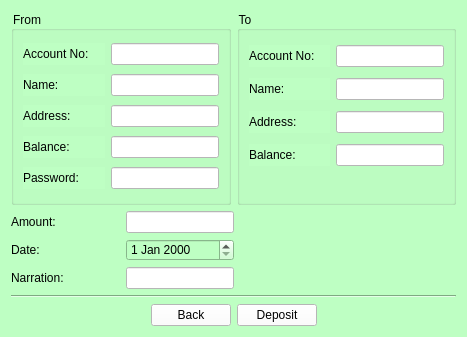
<?xml version="1.0" encoding="UTF-8"?>
<ui version="4.0">
 <class>multipleentry</class>
 <widget class="QWidget" name="multipleentry">
  <property name="geometry">
   <rect>
    <x>0</x>
    <y>0</y>
    <width>467</width>
    <height>337</height>
   </rect>
  </property>
  <property name="windowTitle">
   <string>Multiple Entry</string>
  </property>
  <property name="windowIcon">
   <iconset resource="resource.qrc">
    <normaloff>:/new/Resource/Login.png</normaloff>:/new/Resource/Login.png</iconset>
  </property>
  <property name="styleSheet">
   <string notr="true">background-color: rgb(190, 255, 195);</string>
  </property>
  <layout class="QVBoxLayout" name="verticalLayout_3">
   <item>
    <layout class="QHBoxLayout" name="horizontalLayout_16">
     <item>
      <widget class="QGroupBox" name="multipleentry_from">
       <property name="title">
        <string>From</string>
       </property>
       <layout class="QVBoxLayout" name="verticalLayout">
        <item>
         <layout class="QHBoxLayout" name="horizontalLayout">
          <item>
           <widget class="QLabel" name="label">
            <property name="sizePolicy">
             <sizepolicy hsizetype="MinimumExpanding" vsizetype="Preferred">
              <horstretch>0</horstretch>
              <verstretch>0</verstretch>
             </sizepolicy>
            </property>
            <property name="text">
             <string>Account No:</string>
            </property>
           </widget>
          </item>
          <item>
           <widget class="QLineEdit" name="multipleentry_acc_no_from">
            <property name="styleSheet">
             <string notr="true">background-color: rgb(255, 255, 255);</string>
            </property>
           </widget>
          </item>
         </layout>
        </item>
        <item>
         <layout class="QHBoxLayout" name="horizontalLayout_2">
          <item>
           <widget class="QLabel" name="label_3">
            <property name="sizePolicy">
             <sizepolicy hsizetype="MinimumExpanding" vsizetype="Preferred">
              <horstretch>0</horstretch>
              <verstretch>0</verstretch>
             </sizepolicy>
            </property>
            <property name="text">
             <string>Name:</string>
            </property>
           </widget>
          </item>
          <item>
           <widget class="QLineEdit" name="multipleentry_name_from">
            <property name="styleSheet">
             <string notr="true">background-color: rgb(255, 255, 255);</string>
            </property>
           </widget>
          </item>
         </layout>
        </item>
        <item>
         <layout class="QHBoxLayout" name="horizontalLayout_3">
          <item>
           <widget class="QLabel" name="label_5">
            <property name="sizePolicy">
             <sizepolicy hsizetype="MinimumExpanding" vsizetype="Preferred">
              <horstretch>0</horstretch>
              <verstretch>0</verstretch>
             </sizepolicy>
            </property>
            <property name="text">
             <string>Address:</string>
            </property>
           </widget>
          </item>
          <item>
           <widget class="QLineEdit" name="multipleentry_address_from">
            <property name="styleSheet">
             <string notr="true">background-color: rgb(255, 255, 255);</string>
            </property>
           </widget>
          </item>
         </layout>
        </item>
        <item>
         <layout class="QHBoxLayout" name="horizontalLayout_18">
          <item>
           <widget class="QLabel" name="label_12">
            <property name="sizePolicy">
             <sizepolicy hsizetype="MinimumExpanding" vsizetype="Preferred">
              <horstretch>0</horstretch>
              <verstretch>0</verstretch>
             </sizepolicy>
            </property>
            <property name="text">
             <string>Balance:</string>
            </property>
           </widget>
          </item>
          <item>
           <widget class="QLineEdit" name="multipleentry_balance_from">
            <property name="styleSheet">
             <string notr="true">background-color: rgb(255, 255, 255);</string>
            </property>
           </widget>
          </item>
         </layout>
        </item>
        <item>
         <layout class="QHBoxLayout" name="horizontalLayout_4">
          <item>
           <widget class="QLabel" name="label_7">
            <property name="sizePolicy">
             <sizepolicy hsizetype="MinimumExpanding" vsizetype="Preferred">
              <horstretch>0</horstretch>
              <verstretch>0</verstretch>
             </sizepolicy>
            </property>
            <property name="text">
             <string>Password:</string>
            </property>
           </widget>
          </item>
          <item>
           <widget class="QLineEdit" name="multipleentry_password_from">
            <property name="styleSheet">
             <string notr="true">background-color: rgb(255, 255, 255);</string>
            </property>
           </widget>
          </item>
         </layout>
        </item>
       </layout>
      </widget>
     </item>
     <item>
      <widget class="QGroupBox" name="multipleentry_to">
       <property name="title">
        <string>To</string>
       </property>
       <layout class="QVBoxLayout" name="verticalLayout_2">
        <item>
         <layout class="QHBoxLayout" name="horizontalLayout_5">
          <item>
           <widget class="QLabel" name="label_2">
            <property name="sizePolicy">
             <sizepolicy hsizetype="MinimumExpanding" vsizetype="Preferred">
              <horstretch>0</horstretch>
              <verstretch>0</verstretch>
             </sizepolicy>
            </property>
            <property name="text">
             <string>Account No:</string>
            </property>
           </widget>
          </item>
          <item>
           <widget class="QLineEdit" name="multipleentry_acc_no_to">
            <property name="styleSheet">
             <string notr="true">background-color: rgb(255, 255, 255);</string>
            </property>
           </widget>
          </item>
         </layout>
        </item>
        <item>
         <layout class="QHBoxLayout" name="horizontalLayout_6">
          <item>
           <widget class="QLabel" name="label_4">
            <property name="sizePolicy">
             <sizepolicy hsizetype="MinimumExpanding" vsizetype="Preferred">
              <horstretch>0</horstretch>
              <verstretch>0</verstretch>
             </sizepolicy>
            </property>
            <property name="text">
             <string>Name:</string>
            </property>
           </widget>
          </item>
          <item>
           <widget class="QLineEdit" name="multipleentry_name_to">
            <property name="styleSheet">
             <string notr="true">background-color: rgb(255, 255, 255);</string>
            </property>
           </widget>
          </item>
         </layout>
        </item>
        <item>
         <layout class="QHBoxLayout" name="horizontalLayout_7">
          <item>
           <widget class="QLabel" name="label_6">
            <property name="sizePolicy">
             <sizepolicy hsizetype="MinimumExpanding" vsizetype="Preferred">
              <horstretch>0</horstretch>
              <verstretch>0</verstretch>
             </sizepolicy>
            </property>
            <property name="text">
             <string>Address:</string>
            </property>
           </widget>
          </item>
          <item>
           <widget class="QLineEdit" name="multipleentry_address_to">
            <property name="styleSheet">
             <string notr="true">background-color: rgb(255, 255, 255);</string>
            </property>
           </widget>
          </item>
         </layout>
        </item>
        <item>
         <layout class="QHBoxLayout" name="horizontalLayout_17">
          <item>
           <widget class="QLabel" name="label_11">
            <property name="sizePolicy">
             <sizepolicy hsizetype="MinimumExpanding" vsizetype="Preferred">
              <horstretch>0</horstretch>
              <verstretch>0</verstretch>
             </sizepolicy>
            </property>
            <property name="text">
             <string>Balance:</string>
            </property>
           </widget>
          </item>
          <item>
           <widget class="QLineEdit" name="multipleentry_balance_to">
            <property name="styleSheet">
             <string notr="true">background-color: rgb(255, 255, 255);</string>
            </property>
           </widget>
          </item>
         </layout>
        </item>
        <item>
         <spacer name="verticalSpacer">
          <property name="orientation">
           <enum>Qt::Vertical</enum>
          </property>
          <property name="sizeType">
           <enum>QSizePolicy::Fixed</enum>
          </property>
          <property name="sizeHint" stdset="0">
           <size>
            <width>20</width>
            <height>20</height>
           </size>
          </property>
         </spacer>
        </item>
       </layout>
      </widget>
     </item>
    </layout>
   </item>
   <item>
    <layout class="QHBoxLayout" name="horizontalLayout_11">
     <item>
      <layout class="QHBoxLayout" name="horizontalLayout_8">
       <item>
        <widget class="QLabel" name="label_8">
         <property name="sizePolicy">
          <sizepolicy hsizetype="MinimumExpanding" vsizetype="Preferred">
           <horstretch>0</horstretch>
           <verstretch>0</verstretch>
          </sizepolicy>
         </property>
         <property name="text">
          <string>Amount:</string>
         </property>
        </widget>
       </item>
       <item>
        <widget class="QLineEdit" name="multipleentry_amount">
         <property name="sizePolicy">
          <sizepolicy hsizetype="Expanding" vsizetype="Fixed">
           <horstretch>0</horstretch>
           <verstretch>0</verstretch>
          </sizepolicy>
         </property>
         <property name="styleSheet">
          <string notr="true">background-color: rgb(255, 255, 255);</string>
         </property>
        </widget>
       </item>
      </layout>
     </item>
     <item>
      <spacer name="horizontalSpacer">
       <property name="orientation">
        <enum>Qt::Horizontal</enum>
       </property>
       <property name="sizeHint" stdset="0">
        <size>
         <width>40</width>
         <height>20</height>
        </size>
       </property>
      </spacer>
     </item>
    </layout>
   </item>
   <item>
    <layout class="QHBoxLayout" name="horizontalLayout_12">
     <item>
      <layout class="QHBoxLayout" name="horizontalLayout_9">
       <item>
        <widget class="QLabel" name="label_9">
         <property name="sizePolicy">
          <sizepolicy hsizetype="MinimumExpanding" vsizetype="Preferred">
           <horstretch>0</horstretch>
           <verstretch>0</verstretch>
          </sizepolicy>
         </property>
         <property name="text">
          <string>Date:</string>
         </property>
        </widget>
       </item>
       <item>
        <widget class="QDateEdit" name="multipleentry_date">
         <property name="sizePolicy">
          <sizepolicy hsizetype="MinimumExpanding" vsizetype="Fixed">
           <horstretch>0</horstretch>
           <verstretch>0</verstretch>
          </sizepolicy>
         </property>
        </widget>
       </item>
      </layout>
     </item>
     <item>
      <spacer name="horizontalSpacer_2">
       <property name="orientation">
        <enum>Qt::Horizontal</enum>
       </property>
       <property name="sizeHint" stdset="0">
        <size>
         <width>40</width>
         <height>20</height>
        </size>
       </property>
      </spacer>
     </item>
    </layout>
   </item>
   <item>
    <layout class="QHBoxLayout" name="horizontalLayout_13">
     <item>
      <layout class="QHBoxLayout" name="horizontalLayout_10">
       <item>
        <widget class="QLabel" name="label_10">
         <property name="sizePolicy">
          <sizepolicy hsizetype="MinimumExpanding" vsizetype="Preferred">
           <horstretch>0</horstretch>
           <verstretch>0</verstretch>
          </sizepolicy>
         </property>
         <property name="text">
          <string>Narration:</string>
         </property>
        </widget>
       </item>
       <item>
        <widget class="QLineEdit" name="multipleentry_narration">
         <property name="styleSheet">
          <string notr="true">background-color: rgb(255, 255, 255);</string>
         </property>
        </widget>
       </item>
      </layout>
     </item>
     <item>
      <spacer name="horizontalSpacer_3">
       <property name="orientation">
        <enum>Qt::Horizontal</enum>
       </property>
       <property name="sizeHint" stdset="0">
        <size>
         <width>40</width>
         <height>20</height>
        </size>
       </property>
      </spacer>
     </item>
    </layout>
   </item>
   <item>
    <widget class="Line" name="line">
     <property name="orientation">
      <enum>Qt::Horizontal</enum>
     </property>
    </widget>
   </item>
   <item>
    <layout class="QHBoxLayout" name="horizontalLayout_15">
     <item>
      <spacer name="horizontalSpacer_4">
       <property name="orientation">
        <enum>Qt::Horizontal</enum>
       </property>
       <property name="sizeHint" stdset="0">
        <size>
         <width>40</width>
         <height>20</height>
        </size>
       </property>
      </spacer>
     </item>
     <item>
      <layout class="QHBoxLayout" name="horizontalLayout_14">
       <item>
        <widget class="QPushButton" name="multipleentry_back">
         <property name="styleSheet">
          <string notr="true">background-color: rgb(255, 255, 255);</string>
         </property>
         <property name="text">
          <string>Back</string>
         </property>
        </widget>
       </item>
       <item>
        <widget class="QPushButton" name="multipleentry_deposit">
         <property name="styleSheet">
          <string notr="true">background-color: rgb(255, 255, 255);</string>
         </property>
         <property name="text">
          <string>Deposit</string>
         </property>
        </widget>
       </item>
      </layout>
     </item>
     <item>
      <spacer name="horizontalSpacer_5">
       <property name="orientation">
        <enum>Qt::Horizontal</enum>
       </property>
       <property name="sizeHint" stdset="0">
        <size>
         <width>40</width>
         <height>20</height>
        </size>
       </property>
      </spacer>
     </item>
    </layout>
   </item>
  </layout>
 </widget>
 <resources>
  <include location="resource.qrc"/>
 </resources>
 <connections/>
</ui>
